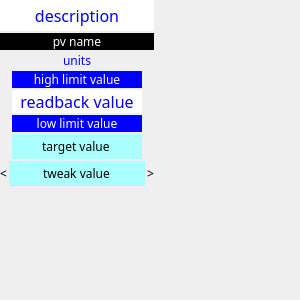
<?xml version="1.0" encoding="UTF-8"?>
<ui version="4.0">
 <class>Form</class>
 <widget class="QWidget" name="Form">
  <property name="geometry">
   <rect>
    <x>0</x>
    <y>0</y>
    <width>300</width>
    <height>300</height>
   </rect>
  </property>
  <property name="sizePolicy">
   <sizepolicy hsizetype="Preferred" vsizetype="Preferred">
    <horstretch>1</horstretch>
    <verstretch>0</verstretch>
   </sizepolicy>
  </property>
  <property name="font">
   <font>
    <family>Sans Serif</family>
   </font>
  </property>
  <property name="windowTitle">
   <string>Form</string>
  </property>
  <property name="styleSheet">
   <string notr="true">border-color: blue; border-style: solid; border-width: thin;</string>
  </property>
  <widget class="QWidget" name="verticalLayoutWidget">
   <property name="geometry">
    <rect>
     <x>0</x>
     <y>0</y>
     <width>154</width>
     <height>186</height>
    </rect>
   </property>
   <layout class="QVBoxLayout" name="verticalLayout">
    <property name="spacing">
     <number>2</number>
    </property>
    <item>
     <widget class="QLabel" name="desc">
      <property name="enabled">
       <bool>true</bool>
      </property>
      <property name="sizePolicy">
       <sizepolicy hsizetype="Preferred" vsizetype="Expanding">
        <horstretch>0</horstretch>
        <verstretch>0</verstretch>
       </sizepolicy>
      </property>
      <property name="font">
       <font>
        <family>Sans Serif</family>
        <pointsize>12</pointsize>
        <weight>9</weight>
        <italic>false</italic>
        <bold>false</bold>
       </font>
      </property>
      <property name="styleSheet">
       <string notr="true">font: 75 12pt &quot;Sans Serif&quot;;
color: rgb(0, 0, 255);
background-color: rgb(255, 255, 255);</string>
      </property>
      <property name="text">
       <string>description</string>
      </property>
      <property name="alignment">
       <set>Qt::AlignCenter</set>
      </property>
     </widget>
    </item>
    <item>
     <widget class="QLabel" name="name">
      <property name="sizePolicy">
       <sizepolicy hsizetype="Preferred" vsizetype="Preferred">
        <horstretch>0</horstretch>
        <verstretch>0</verstretch>
       </sizepolicy>
      </property>
      <property name="font">
       <font>
        <family>Sans Serif</family>
        <pointsize>9</pointsize>
        <weight>50</weight>
        <italic>false</italic>
        <bold>false</bold>
       </font>
      </property>
      <property name="toolTip">
       <string extracomment="EPICS PV name"/>
      </property>
      <property name="styleSheet">
       <string notr="true">background-color: black;
color: white;
font: 9pt &quot;Sans Serif&quot;;</string>
      </property>
      <property name="text">
       <string>pv name</string>
      </property>
      <property name="alignment">
       <set>Qt::AlignCenter</set>
      </property>
     </widget>
    </item>
    <item>
     <layout class="QHBoxLayout" name="mainLayout" stretch="0,1,0">
      <property name="spacing">
       <number>2</number>
      </property>
      <item>
       <widget class="Line" name="lls">
        <property name="minimumSize">
         <size>
          <width>10</width>
          <height>0</height>
         </size>
        </property>
        <property name="styleSheet">
         <string notr="true">color: rgb(255, 0, 0);</string>
        </property>
        <property name="frameShadow">
         <enum>QFrame::Plain</enum>
        </property>
        <property name="lineWidth">
         <number>100</number>
        </property>
        <property name="orientation">
         <enum>Qt::Vertical</enum>
        </property>
       </widget>
      </item>
      <item>
       <layout class="QVBoxLayout" name="verticalLayout_2" stretch="1,0,1,0,1">
        <item>
         <widget class="QLabel" name="egu">
          <property name="sizePolicy">
           <sizepolicy hsizetype="Preferred" vsizetype="Preferred">
            <horstretch>0</horstretch>
            <verstretch>2</verstretch>
           </sizepolicy>
          </property>
          <property name="styleSheet">
           <string notr="true">font: 9pt &quot;Sans Serif&quot;;
color: rgb(0, 0, 255);</string>
          </property>
          <property name="text">
           <string>units</string>
          </property>
          <property name="alignment">
           <set>Qt::AlignCenter</set>
          </property>
         </widget>
        </item>
        <item>
         <widget class="QLabel" name="hlm">
          <property name="sizePolicy">
           <sizepolicy hsizetype="Preferred" vsizetype="Preferred">
            <horstretch>0</horstretch>
            <verstretch>1</verstretch>
           </sizepolicy>
          </property>
          <property name="styleSheet">
           <string notr="true">background-color: blue;
color: white;
font: 9pt &quot;Sans Serif&quot;;</string>
          </property>
          <property name="text">
           <string>high limit value</string>
          </property>
          <property name="alignment">
           <set>Qt::AlignCenter</set>
          </property>
         </widget>
        </item>
        <item>
         <widget class="QLabel" name="rbv">
          <property name="sizePolicy">
           <sizepolicy hsizetype="Preferred" vsizetype="Preferred">
            <horstretch>0</horstretch>
            <verstretch>4</verstretch>
           </sizepolicy>
          </property>
          <property name="font">
           <font>
            <family>Sans Serif</family>
            <pointsize>12</pointsize>
            <weight>9</weight>
            <italic>false</italic>
            <bold>false</bold>
           </font>
          </property>
          <property name="styleSheet">
           <string notr="true">font: 75 12pt &quot;Sans Serif&quot;;
color: rgb(0, 0, 255);
background-color: rgb(255, 255, 255);</string>
          </property>
          <property name="text">
           <string>readback value</string>
          </property>
          <property name="alignment">
           <set>Qt::AlignCenter</set>
          </property>
         </widget>
        </item>
        <item>
         <widget class="QLabel" name="llm">
          <property name="sizePolicy">
           <sizepolicy hsizetype="Preferred" vsizetype="Preferred">
            <horstretch>0</horstretch>
            <verstretch>1</verstretch>
           </sizepolicy>
          </property>
          <property name="styleSheet">
           <string notr="true">background-color: blue;
color: white;
font: 9pt &quot;Sans Serif&quot;;</string>
          </property>
          <property name="text">
           <string>low limit value</string>
          </property>
          <property name="alignment">
           <set>Qt::AlignCenter</set>
          </property>
         </widget>
        </item>
        <item>
         <widget class="QLineEdit" name="val">
          <property name="sizePolicy">
           <sizepolicy hsizetype="Expanding" vsizetype="Fixed">
            <horstretch>0</horstretch>
            <verstretch>4</verstretch>
           </sizepolicy>
          </property>
          <property name="styleSheet">
           <string notr="true">font: 12pt &quot;Sans Serif&quot;;
background-color: rgb(170, 255, 255);
border-color: gray; border-style: sunken; border-width: 3px;</string>
          </property>
          <property name="text">
           <string>target value</string>
          </property>
          <property name="alignment">
           <set>Qt::AlignCenter</set>
          </property>
         </widget>
        </item>
       </layout>
      </item>
      <item>
       <widget class="Line" name="hls">
        <property name="minimumSize">
         <size>
          <width>10</width>
          <height>0</height>
         </size>
        </property>
        <property name="styleSheet">
         <string notr="true">color: rgb(255, 0, 0);</string>
        </property>
        <property name="frameShadow">
         <enum>QFrame::Plain</enum>
        </property>
        <property name="lineWidth">
         <number>100</number>
        </property>
        <property name="orientation">
         <enum>Qt::Vertical</enum>
        </property>
       </widget>
      </item>
     </layout>
    </item>
    <item>
     <layout class="QHBoxLayout" name="tweakLayout" stretch="0,1,0">
      <property name="spacing">
       <number>2</number>
      </property>
      <item>
       <widget class="QPushButton" name="twr">
        <property name="sizePolicy">
         <sizepolicy hsizetype="Fixed" vsizetype="Fixed">
          <horstretch>1</horstretch>
          <verstretch>0</verstretch>
         </sizepolicy>
        </property>
        <property name="styleSheet">
         <string notr="true">border-color: gray; border-style: raised; border-width: thick;</string>
        </property>
        <property name="text">
         <string>&lt;</string>
        </property>
       </widget>
      </item>
      <item>
       <widget class="QLineEdit" name="twv">
        <property name="sizePolicy">
         <sizepolicy hsizetype="Expanding" vsizetype="Fixed">
          <horstretch>5</horstretch>
          <verstretch>1</verstretch>
         </sizepolicy>
        </property>
        <property name="styleSheet">
         <string notr="true">border-color: gray; border-style: sunken; border-width: 3px;
background-color: rgb(170, 255, 255);</string>
        </property>
        <property name="text">
         <string>tweak value</string>
        </property>
        <property name="alignment">
         <set>Qt::AlignCenter</set>
        </property>
       </widget>
      </item>
      <item>
       <widget class="QPushButton" name="twf">
        <property name="sizePolicy">
         <sizepolicy hsizetype="Fixed" vsizetype="Fixed">
          <horstretch>1</horstretch>
          <verstretch>0</verstretch>
         </sizepolicy>
        </property>
        <property name="styleSheet">
         <string notr="true">border-color: gray; border-style: raised; border-width: thick;</string>
        </property>
        <property name="text">
         <string>&gt;</string>
        </property>
       </widget>
      </item>
     </layout>
    </item>
   </layout>
  </widget>
 </widget>
 <resources/>
 <connections/>
</ui>
